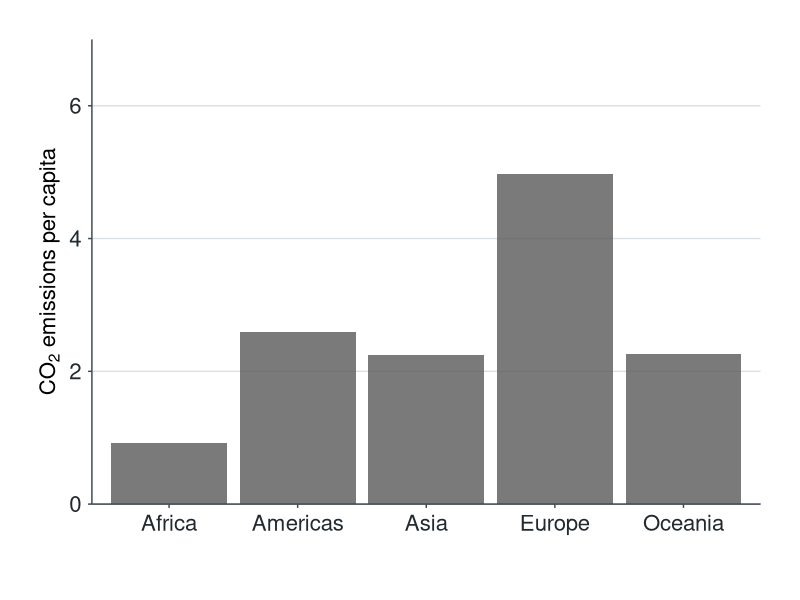

Reproduce this figure in R.
library(tidyverse)

world_bank_countries <- read_csv("data/world_bank_countries.csv")


plot <- world_bank_countries %>% 
  filter(year == 2017) %>% 
  ggplot(aes(x = continent, y = co2_emissions_tons_per_capita)) +
  stat_summary(geom = "bar", fun = "mean", alpha = .8) +
  stat_summary(geom = "errorbar", fun.data = "mean_cl_normal", width = .2) +
  scale_y_continuous(limits = c(0, 7), expand = c(0, 0)) +
  labs(
    x = "",
    y = expression(paste(CO[2], " emissions per capita")) 
  ) +
  theme(
    plot.title = element_text(size = 20,
                              face = "bold",
                              margin = margin(b = 35)),
    plot.margin = unit(rep(1, 4), "cm"),
    axis.text = element_text(size = 16, color = "#22292F"),
    axis.title = element_text(size = 16),
    axis.text.y = element_text(margin = margin(r = 5)),
    axis.text.x = element_text(margin = margin(t = 5)),
    plot.caption = element_text(size = 12, 
                                face = "italic",
                                color = "#606F7B",
                                margin = margin(t = 15)),
    axis.line = element_line(color = "#3D4852"),
    axis.ticks = element_line(color = "#3D4852"),
    panel.background = element_blank(),
    panel.grid.major.y = element_line(color = "#DAE1E7"),
    panel.grid.major.x = element_blank(),
    panel.grid.minor.y = element_blank()
  ) 
